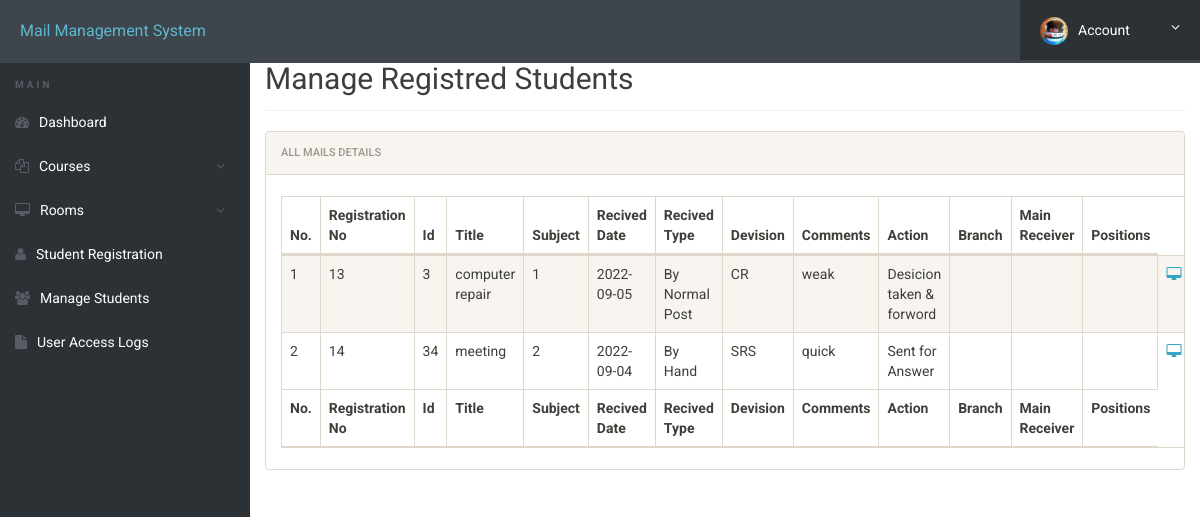
The page /admin/manage-students.php (signed in) on the database its author committed.
### tables this page shows
CREATE TABLE `registration` (
  `id` int(11) NOT NULL AUTO_INCREMENT,
  `recidate` date DEFAULT NULL,
  `devision` varchar(500) DEFAULT NULL,
  `regno` int(11) DEFAULT NULL,
  `subject` varchar(500) DEFAULT NULL,
  `title` varchar(500) DEFAULT NULL,
  `recitype` varchar(500) DEFAULT NULL,
  `regplace` varchar(250) DEFAULT NULL,
  `action` varchar(1000) DEFAULT NULL,
  `comment` varchar(500) DEFAULT NULL,
  PRIMARY KEY (`id`)
);

### admin/manage-students.php (the view, shortened to what this page needs)
<?php
include('includes/config.php');
?>
<!doctype html>
<html lang="en" class="no-js">
<head>
	<link rel="stylesheet" href="css/font-awesome.min.css">
	<link rel="stylesheet" href="css/bootstrap.min.css">
	<link rel="stylesheet" href="css/dataTables.bootstrap.min.css">
	<link rel="stylesheet" href="css/bootstrap-social.css">
	<link rel="stylesheet" href="css/bootstrap-select.css">
	<link rel="stylesheet" href="css/fileinput.min.css">
	<link rel="stylesheet" href="css/awesome-bootstrap-checkbox.css">
	<link rel="stylesheet" href="css/style.css">
</head>
<body>
	<?php include('includes/header.php');?>
	<div class="ts-main-content">
			<?php include('includes/sidebar.php');?>
		<div class="content-wrapper">
			<div class="container-fluid">
				<div class="row">
					<div class="col-md-12">
						<h2 class="page-title" style="margin-top:4%">Manage Registred Students</h2>
						<div class="panel panel-default">
							<div class="panel-heading">All Mails Details</div>
							<div class="panel-body">
								<table id="zctb" class="display table table-striped table-bordered table-hover" cellspacing="0" width="100%">
									<thead>
										<tr>
											<th>No.</th>
											<th>Registration No </th>
											<th>Id </th>
											<th>Title </th>
											<th>Subject </th>
											<th>Recived Date </th>
											<th>Recived Type  </th>
											<th>Devision </th>
											<th>Comments</th>
											<th>Action</th>
											<th>Branch </th>
											<th>Main Receiver</th>
											<th>Positions</th>
										</tr>
									</thead>
									<tfoot>
										<tr>
											<th>No.</th>
											<th>Registration No</th>
											<th>Id</th>
											<th>Title </th>
											<th>Subject </th>
											<th>Recived Date  </th>
											<th>Recived Type </th>
											<th>Devision</th>
											<th>Comments</th>
											<th>Action</th>
											<th>Branch </th>
											<th>Main Receiver</th>
											<th>Positions</th>
										</tr>
									</tfoot>
									<tbody>
<?php
$ret="select * from registration";
$stmt= $mysqli->prepare($ret) ;
$stmt->execute() ;
$res=$stmt->get_result();
$cnt=1;
while($row=$res->fetch_object())
	  {
	  	?>
<tr><td><?php echo $cnt;;?></td>
<td><?php echo $row->regno;?></td>
<td><?php echo $row->id;?></td>
<td><?php echo $row->title;?></td>
<td><?php echo $row->subject;?></td>
<td><?php echo $row->recidate;?></td>
<td><?php echo $row->recitype;?></td>
<td><?php echo $row->devision;?></td>
<td><?php echo $row->comment;?></td>
<td><?php echo $row->action;?></td>
<td><?php echo $row->branch;?></td>
<td><?php echo $row->mainreciver;?></td>
<td><?php echo $row->position;?></td>
<td>
<a href="student-details.php?regno=<?php echo $row->regno;?>" title="View Full Details"><i class="fa fa-desktop"></i></a>&nbsp;&nbsp;
										</tr>
									<?php
$cnt=$cnt+1;
									 } ?>
									</tbody>
								</table>
							</div>
						</div>
					</div>
				</div>
			</div>
		</div>
	</div>
</body>
</html>

### admin/css/style.css (style rules this page uses)
html { font-size: 14px; }
@media only screen and (min-width: 480px) { html { font-size: 17px; } }
@media only screen and (min-width: 768px) { html { font-size: 14px; } }
body { font-size: 1em; }
a { color: #37a6c4; }
.panel { overflow: hidden; }
.page-title { padding-bottom: 15px; margin-bottom: 20px; border-bottom: 1px solid #f0f0f0; }
.ts-main-content .content-wrapper { padding-top: 15px; margin-top: 10px; }
@media only screen and (min-width: 992px) { .ts-main-content .content-wrapper { margin-left: 250px; } }

### rows shown on the page
registration: regno "13", id "3", title "computer repair", subject "1", recidate "2022-09-05", recitype "By Normal Post", devision "CR", comment "weak", action "Desicion taken & forword"
registration: regno "14", id "34", title "meeting", subject "2", recidate "2022-09-04", recitype "By Hand", devision "SRS", comment "quick", action "Sent for Answer"
